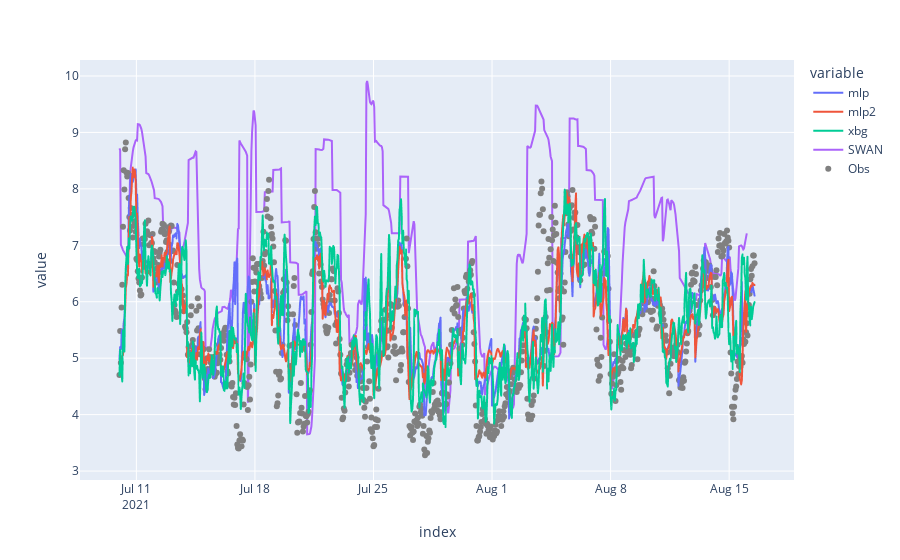

Here is the notebook cell this chart was saved with:
### Code cell
fig = px.line(fdata, x=fdata.index, y=['mlp','mlp2','xbg'])
fig.add_trace(go.Scatter(x = wbSWAN.index, y = wbSWAN.Tm02, name = 'SWAN'))
fig.add_trace(go.Scatter(x = fdata.index, y = fdata.Tz, name = 'Obs', mode = "markers", marker_color='grey'))
fig.show()

### Figure 1 — Plotly figure (JSON) as saved in the notebook; plotly's stock layout.template omitted (floating-point values rounded to 4 significant figures; data arrays with more than 128 entries replaced by an {"elided": "..."} marker saying what was removed)
{"data": [{"hovertemplate": "variable=mlp<br>index=%{x}<br>value=%{y}<extra></extra>", "legendgroup": "mlp", "line": {"color": "#636efa", "dash": "solid"}, "mode": "lines", "name": "mlp", "showlegend": true, "type": "scattergl", "x": {"elided": "901 str values"}, "xaxis": "x", "y": {"elided": "901 float values"}, "yaxis": "y"}, {"hovertemplate": "variable=mlp2<br>index=%{x}<br>value=%{y}<extra></extra>", "legendgroup": "mlp2", "line": {"color": "#EF553B", "dash": "solid"}, "mode": "lines", "name": "mlp2", "showlegend": true, "type": "scattergl", "x": {"elided": "901 str values"}, "xaxis": "x", "y": {"elided": "901 float values"}, "yaxis": "y"}, {"hovertemplate": "variable=xbg<br>index=%{x}<br>value=%{y}<extra></extra>", "legendgroup": "xbg", "line": {"color": "#00cc96", "dash": "solid"}, "mode": "lines", "name": "xbg", "showlegend": true, "type": "scattergl", "x": {"elided": "901 str values"}, "xaxis": "x", "y": {"elided": "901 float values"}, "yaxis": "y"}, {"name": "SWAN", "type": "scatter", "x": {"elided": "890 str values"}, "y": {"elided": "890 float values"}}, {"marker": {"color": "grey"}, "mode": "markers", "name": "Obs", "type": "scatter", "x": {"elided": "901 str values"}, "y": {"elided": "901 float values"}}], "layout": {"autosize": true, "legend": {"title": {"text": "variable"}, "tracegroupgap": 0}, "margin": {"t": 60}, "xaxis": {"anchor": "y", "autorange": true, "domain": [0, 1], "range": ["2021-07-07 18:36:11.7391", "2021-08-18 17:23:48.2609"], "title": {"text": "index"}, "type": "date"}, "yaxis": {"anchor": "x", "autorange": true, "domain": [0, 1], "range": [2.816, 10.28], "title": {"text": "value"}, "type": "linear"}}}
